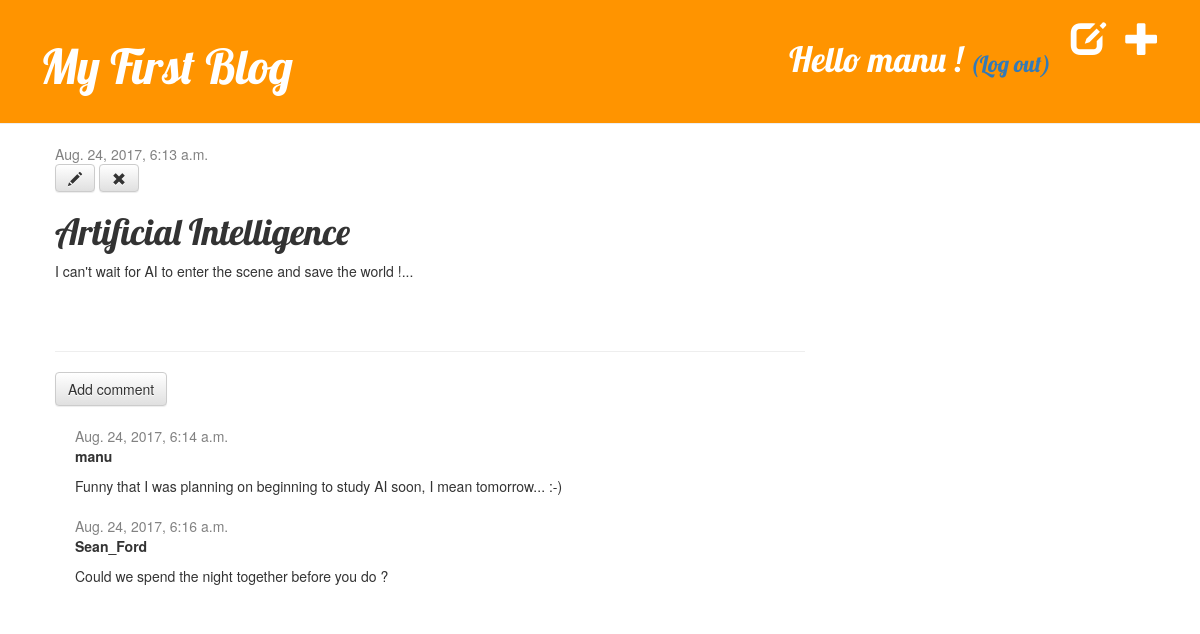
/post/6/ (signed in), run on the app's committed database.
### blog/models.py (models this page shows, shortened)
class Post(models.Model) :
    author = models.ForeignKey('auth.User')
    title = models.CharField(max_length=200)
    text = models.TextField()
    created_date = models.DateTimeField(default=timezone.now)
    published_date = models.DateTimeField(blank=True, null=True)

class Comment(models.Model):
    post = models.ForeignKey('blog.Post', related_name='comments')
    author = models.CharField(max_length=200)
    text = models.TextField()
    created_date = models.DateTimeField(default=timezone.now)
    approved_comment = models.BooleanField(default=False)

### blog/views.py (the view)
# urls.py: url(r'^post/(?P<pk>\d+)/$', views.post_detail, name='post_detail'),
def post_detail(request, pk) :
    post = get_object_or_404(Post, pk=pk)
    return render(request, 'blog/post_detail.html', {'post': post})

### blog/templates/blog/post_detail.html (shortened to what this page needs)
{% extends 'blog/base.html' %}
{% block content %}
	<div class="post">
        	{% if post.published_date %}
            		<div class="date">
                		{{ post.published_date }}
            		</div>
		{% else %}
			{% if user.is_authenticated %}
    				<a class="btn btn-default" href="{% url 'post_publish' pk=post.pk %}">  Publish  </a>
			{% else %}
            			<a href="{% url 'login' %}" class="top-menu"><span class="glyphicon glyphicon-lock"></span></a>
			{% endif %}
        	{% endif %}
		{% if user.is_authenticated %}
     			<a class="btn btn-default" href="{% url 'post_edit' pk=post.pk %}"><span class="glyphicon glyphicon-pencil"></span></a>
			<a class="btn btn-default" href="{% url 'post_remove' pk=post.pk %}"><span class="glyphicon glyphicon-remove"></span></a>
		{% else %}
            		<a href="{% url 'login' %}" class="top-menu"><span class="glyphicon glyphicon-lock"></span></a>
		{% endif %}
        	<h1>  {{ post.title }}  </h1>
        	<p>  {{ post.text|linebreaksbr }}  </p>
    	</div>
	<hr>
	<a class="btn btn-default" href="{% url 'add_comment_to_post' pk=post.pk %}">  Add comment  </a>
	{% for comment in post.comments.all %}
		{% if user.is_authenticated or comment.approved_comment %}
    			<div class="comment">
        			<div class="date">
					{{ comment.created_date }}
				</div>
        			<strong>  {{ comment.author }}  </strong>
        			<p>  {{ comment.text|linebreaks }}  </p>
    			</div>
		{% endif %}
	{% empty %}
    		<p>  No comments here yet :(  </p>
	{% endfor %}
{% endblock %}

### blog/templates/blog/base.html (shortened to what this page needs)
{% load staticfiles %}
<html>
	<head>
        	<link rel="stylesheet" href="//maxcdn.bootstrapcdn.com/bootstrap/3.2.0/css/bootstrap.min.css">
        	<link rel="stylesheet" href="//maxcdn.bootstrapcdn.com/bootstrap/3.2.0/css/bootstrap-theme.min.css">
        	<link rel="stylesheet" href="{% static 'css/blog.css' %}">
    	</head>
    	<body>
    		<div class="page-header">
			{% if user.is_authenticated %}
    				<a href="{% url 'post_new' %}" class="top-menu"><span class="glyphicon glyphicon-plus"></span></a>
				<a href="{% url 'post_draft_list' %}" class="top-menu"><span class="glyphicon glyphicon-edit"></span></a>
				<h2 class="top-menu">  Hello {{ user.username }} !  <small><a href="{% url 'logout' %}">  (Log out)  </a></small></h2>
			{% else %}
            			<a href="{% url 'login' %}" class="top-menu"><span class="glyphicon glyphicon-lock"></span></a>
			{% endif %}
        		<h1><a href="/">  My First Blog  </a></h1>
    		</div>
    		<div class="content container">
        		<div class="row">
            			<div class="col-md-8">
            				{% block content %}
            				{% endblock %}
            			</div>
        		</div>
    		</div>
	</body>
</html>

### blog/static/css/blog.css (style rules this page uses)
h1 a { color: #FCA205 ; }
.page-header { background-color: #ff9400 ; margin-top: 0 ; padding: 20px 20px 20px 40px ; }
.page-header h1, .page-header h1 a, .page-header h1 a:visited, .page-header h1 a:active { color: #ffffff ; font-size: 36pt ; text-decoration: none ; }
.content { margin-left: 40px ; }
h1, h2, h3, h4 { font-family: 'Lobster', cursive ; }
.date { color: #828282 ; }
.top-menu, .top-menu:hover, .top-menu:visited { color: #ffffff ; float: right ; font-size: 26pt ; margin-right: 20px ; }
.post { margin-bottom: 70px ; }
.comment { margin: 20px 0px 20px 20px ; }

### data on the page
Post: published_date "Aug. 24, 2017, 6:13 a.m.", title "Artificial Intelligence", text "I can't wait for AI to enter the scene and save the world !..."
Comment: created_date "Aug. 24, 2017, 6:14 a.m.", author "manu", text "Funny that I was planning on beginning to study AI soon, I mean tomorrow... :-)"
Comment: created_date "Aug. 24, 2017, 6:16 a.m.", author "Sean_Ford", text "Could we spend the night together before you do ?"

### other printed values
{{ user.username }} "manu"
